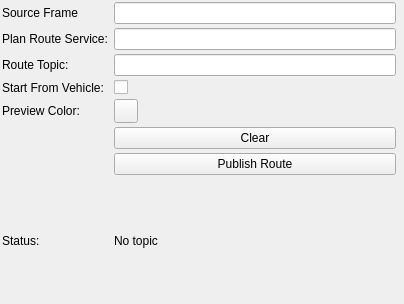
<?xml version="1.0" encoding="UTF-8"?>
<ui version="4.0">
 <class>plan_local_route_config</class>
 <widget class="QWidget" name="plan_local_route_config">
  <property name="geometry">
   <rect>
    <x>0</x>
    <y>0</y>
    <width>404</width>
    <height>304</height>
   </rect>
  </property>
  <property name="windowTitle">
   <string>Form</string>
  </property>
  <property name="styleSheet">
   <string notr="true"/>
  </property>
  <layout class="QGridLayout" name="gridLayout">
   <property name="leftMargin">
    <number>2</number>
   </property>
   <property name="topMargin">
    <number>2</number>
   </property>
   <property name="rightMargin">
    <number>2</number>
   </property>
   <property name="bottomMargin">
    <number>2</number>
   </property>
   <property name="verticalSpacing">
    <number>4</number>
   </property>
   <item row="13" column="2" colspan="2">
    <widget class="QLabel" name="status">
     <property name="font">
      <font/>
     </property>
     <property name="styleSheet">
      <string notr="true"/>
     </property>
     <property name="text">
      <string>No topic</string>
     </property>
     <property name="wordWrap">
      <bool>true</bool>
     </property>
    </widget>
   </item>
   <item row="8" column="2">
    <widget class="mapviz::ColorButton" name="color">
     <property name="maximumSize">
      <size>
       <width>24</width>
       <height>24</height>
      </size>
     </property>
     <property name="autoFillBackground">
      <bool>false</bool>
     </property>
     <property name="styleSheet">
      <string notr="true"/>
     </property>
     <property name="text">
      <string/>
     </property>
    </widget>
   </item>
   <item row="3" column="0">
    <widget class="QLabel" name="label">
     <property name="font">
      <font/>
     </property>
     <property name="text">
      <string>Plan Route Service:</string>
     </property>
    </widget>
   </item>
   <item row="7" column="2">
    <widget class="QCheckBox" name="start_from_vehicle">
     <property name="text">
      <string/>
     </property>
    </widget>
   </item>
   <item row="8" column="0">
    <widget class="QLabel" name="label_3">
     <property name="font">
      <font/>
     </property>
     <property name="text">
      <string>Preview Color:</string>
     </property>
    </widget>
   </item>
   <item row="5" column="0">
    <widget class="QLabel" name="label_4">
     <property name="font">
      <font/>
     </property>
     <property name="text">
      <string>Route Topic:</string>
     </property>
    </widget>
   </item>
   <item row="12" column="2">
    <widget class="QPushButton" name="publish">
     <property name="text">
      <string>Publish Route</string>
     </property>
    </widget>
   </item>
   <item row="9" column="2">
    <widget class="QPushButton" name="clear">
     <property name="text">
      <string>Clear</string>
     </property>
    </widget>
   </item>
   <item row="7" column="0">
    <widget class="QLabel" name="label_5">
     <property name="text">
      <string>Start From Vehicle:</string>
     </property>
    </widget>
   </item>
   <item row="5" column="2">
    <widget class="QLineEdit" name="topic"/>
   </item>
   <item row="3" column="2">
    <widget class="QLineEdit" name="service">
     <property name="font">
      <font/>
     </property>
    </widget>
   </item>
   <item row="13" column="0">
    <widget class="QLabel" name="label_2">
     <property name="font">
      <font/>
     </property>
     <property name="text">
      <string>Status:</string>
     </property>
    </widget>
   </item>
   <item row="2" column="0">
    <widget class="QLabel" name="label_6">
     <property name="font">
      <font/>
     </property>
     <property name="text">
      <string>Source Frame</string>
     </property>
    </widget>
   </item>
   <item row="2" column="2">
    <widget class="QLineEdit" name="source_frame">
     <property name="font">
      <font/>
     </property>
    </widget>
   </item>
  </layout>
 </widget>
 <customwidgets>
  <customwidget>
   <class>mapviz::ColorButton</class>
   <extends>QPushButton</extends>
   <header location="global">mapviz/color_button.h</header>
  </customwidget>
 </customwidgets>
 <resources/>
 <connections/>
 <slots>
  <slot>SelectColor()</slot>
  <slot>SelectTopic()</slot>
  <slot>TopicEdited()</slot>
  <slot>PositionToleranceChanged(double)</slot>
  <slot>AngleToleranceChanged(double)</slot>
 </slots>
</ui>
